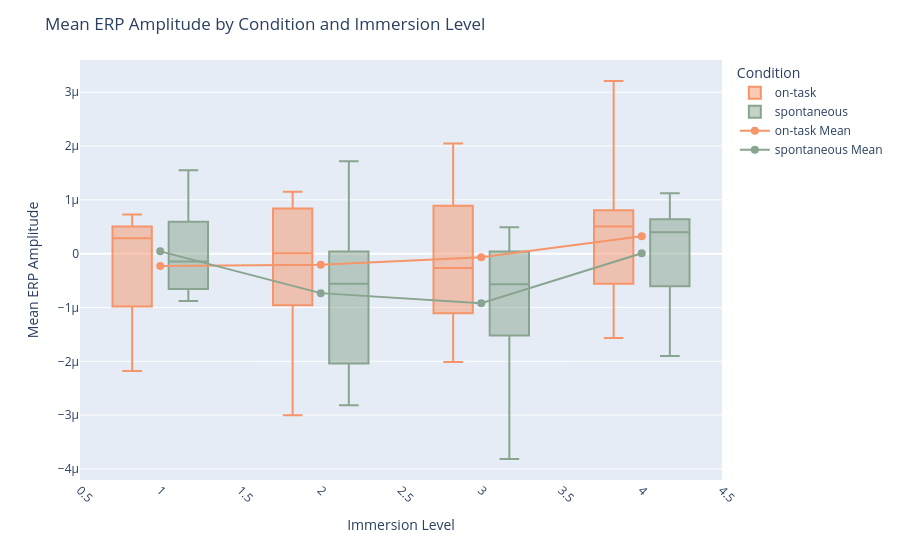

Write notebook code for a chart like this one.
### Code cell
import pandas as pd
import plotly.graph_objs as go
from plotly.offline import init_notebook_mode, iplot
init_notebook_mode(connected=True)


# Compute Q1, Q3, and IQR for 'mean_amplitude'
Q1 = dfp3['mean_amplitude'].quantile(0.25)
Q3 = dfp3['mean_amplitude'].quantile(0.75)
IQR = Q3 - Q1

# Calculate the bounds
lower_bound = Q1 - 2 * IQR
upper_bound = Q3 + 2 * IQR

# Filter out the outliers
df_filtered = dfp3[(dfp3['mean_amplitude'] >= lower_bound) & (dfp3['mean_amplitude'] <= upper_bound)]


# Calculate mean amplitudes
mean_data = df_filtered.groupby(['immersion', 'condition'], as_index=False)['mean_amplitude'].mean()


colors = {'on-task':'#F6956A', 'spontaneous':'#89A58F',}


# Create the boxplot
fig = px.box(
    df_filtered,
    x='immersion',
    y='mean_amplitude',
    color='condition',
    category_orders={
        'immersion': ['a little immersed', 'somewhat immersed', 'very immersed', 'completely immersed']
    },
    points=False,   # Show all data points
    color_discrete_map=colors
)

# Add line plots for the means
for condition in dfp3['condition'].unique():
    condition_data = mean_data[mean_data['condition'] == condition]
    fig.add_trace(go.Scatter(
        x=condition_data['immersion'],
        y=condition_data['mean_amplitude'],
        mode='lines+markers',
        name=f'{condition} Mean',
        line=dict(color=colors[condition], width=2),
        marker=dict(symbol='circle', size=8),
        showlegend=True
    ))

# Update layout
fig.update_layout(
    title='Mean ERP Amplitude by Condition and Immersion Level',
    xaxis_title='Immersion Level',
    yaxis_title='Mean ERP Amplitude',
    xaxis=dict(
        categoryorder='array',
        categoryarray=['a little immersed', 'somewhat immersed', 'very immersed', 'completely immersed']
    ),
    legend_title='Condition',
    font=dict(size=12)
)

# Rotate x-axis labels if needed
fig.update_xaxes(tickangle=45)

# Show the plot
fig.show()

### Figure 1 — Plotly figure (JSON) as saved in the notebook; plotly's stock layout.template omitted (floating-point values rounded to 4 significant figures)
{"data": [{"alignmentgroup": "True", "boxpoints": false, "hovertemplate": "condition=on-task<br>immersion=%{x}<br>mean_amplitude=%{y}<extra></extra>", "legendgroup": "on-task", "marker": {"color": "#F6956A"}, "name": "on-task", "notched": false, "offsetgroup": "on-task", "orientation": "v", "showlegend": true, "type": "box", "x": [4, 2, 1, 2, 3, 2, 3, 4, 1, 3, 4, 3, 4, 2, 3, 1, 2, 3, 4, 2, 3, 4, 1, 2, 3, 4, 1, 2, 3, 2, 3, 4, 1, 2, 3, 4, 1, 2, 3, 4, 2, 3, 4, 3, 4, 1, 2, 3, 4, 2, 3, 4], "x0": " ", "xaxis": "x", "y": [1.387e-06, -3.001e-06, 2.31e-07, 7.087e-08, 2.045e-06, 1.151e-06, -5.277e-07, 7.485e-07, 7.295e-07, -6.326e-07, -4.516e-08, 1.92e-06, 7.774e-07, -9.581e-07, -1.758e-06, 5.932e-07, 8.799e-07, -1.577e-07, 7.799e-07, -2.06e-06, -1.24e-06, -1.135e-06, 4.126e-07, -1.036e-06, -1.295e-06, -1.568e-06, -2.179e-06, 2.82e-07, 1.038e-06, 1.656e-07, 7.422e-07, 1.021e-06, -1.934e-06, -5.354e-08, 1.733e-06, 3.208e-06, -2.677e-08, -1.366e-07, 6.014e-07, -5.61e-07, -5.868e-08, -9.741e-07, 8.045e-07, -2.146e-07, -7.289e-07, 3.432e-07, 8.383e-07, -2.011e-06, -3.984e-07, 1.015e-06, -3.149e-07, 2.569e-07], "y0": " ", "yaxis": "y"}, {"alignmentgroup": "True", "boxpoints": false, "hovertemplate": "condition=spontaneous<br>immersion=%{x}<br>mean_amplitude=%{y}<extra></extra>", "legendgroup": "spontaneous", "marker": {"color": "#89A58F"}, "name": "spontaneous", "notched": false, "offsetgroup": "spontaneous", "orientation": "v", "showlegend": true, "type": "box", "x": [2, 3, 4, 2, 3, 2, 3, 2, 3, 1, 2, 3, 4, 2, 3, 1, 2, 3, 4, 2, 3, 2, 3, 4, 1, 2, 2, 3, 4, 2, 3, 3, 2, 1, 2, 1, 2, 3, 4, 3], "x0": " ", "xaxis": "x", "y": [6.926e-08, -5.919e-07, 1.741e-07, 4.238e-07, -5.453e-07, 1.718e-06, 4.889e-07, -2.817e-06, -2.078e-06, 2.753e-07, -1.157e-06, 9.143e-08, 6.218e-07, -2.379e-06, -3.815e-06, -5.847e-07, -7.726e-07, 3.361e-07, 1.122e-06, -2.335e-06, -2.425e-08, -2.385e-06, -1.519e-06, -1.901e-06, 1.551e-06, -4.074e-08, 7.782e-07, 4.039e-08, 6.385e-07, -5.612e-07, -2.843e-06, -7.388e-07, -9.751e-07, -1.461e-07, -4.813e-07, -8.809e-07, -8.642e-08, -1.444e-06, -6.078e-07, -2.517e-07], "y0": " ", "yaxis": "y"}, {"line": {"color": "#F6956A", "width": 2}, "marker": {"size": 8, "symbol": "circle"}, "mode": "lines+markers", "name": "on-task Mean", "showlegend": true, "type": "scatter", "x": [1, 2, 3, 4], "y": [-2.288e-07, -2.072e-07, -6.539e-08, 3.248e-07]}, {"line": {"color": "#89A58F", "width": 2}, "marker": {"size": 8, "symbol": "circle"}, "mode": "lines+markers", "name": "spontaneous Mean", "showlegend": true, "type": "scatter", "x": [1, 2, 3, 4], "y": [4.284e-08, -7.334e-07, -9.21e-07, 8.004e-09]}], "layout": {"boxmode": "group", "font": {"size": 12}, "legend": {"title": {"text": "Condition"}, "tracegroupgap": 0}, "margin": {"t": 60}, "title": {"text": "Mean ERP Amplitude by Condition and Immersion Level"}, "xaxis": {"anchor": "y", "categoryarray": ["a little immersed", "somewhat immersed", "very immersed", "completely immersed"], "categoryorder": "array", "domain": [0, 1], "tickangle": 45, "title": {"text": "Immersion Level"}}, "yaxis": {"anchor": "x", "domain": [0, 1], "title": {"text": "Mean ERP Amplitude"}}}}
